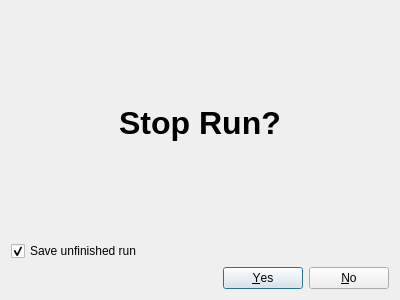
<?xml version="1.0" encoding="UTF-8"?>
<ui version="4.0">
 <class>StopRunDialog</class>
 <widget class="QDialog" name="StopRunDialog">
  <property name="geometry">
   <rect>
    <x>0</x>
    <y>0</y>
    <width>400</width>
    <height>300</height>
   </rect>
  </property>
  <property name="windowTitle">
   <string>Stop Run</string>
  </property>
  <layout class="QGridLayout" name="gridLayout">
   <item row="0" column="0">
    <widget class="QLabel" name="label">
     <property name="font">
      <font>
       <pointsize>24</pointsize>
       <weight>75</weight>
       <bold>true</bold>
      </font>
     </property>
     <property name="text">
      <string>Stop Run?</string>
     </property>
     <property name="scaledContents">
      <bool>false</bool>
     </property>
     <property name="alignment">
      <set>Qt::AlignCenter</set>
     </property>
    </widget>
   </item>
   <item row="3" column="0">
    <widget class="QDialogButtonBox" name="buttonBox">
     <property name="orientation">
      <enum>Qt::Horizontal</enum>
     </property>
     <property name="standardButtons">
      <set>QDialogButtonBox::No|QDialogButtonBox::Yes</set>
     </property>
    </widget>
   </item>
   <item row="2" column="0">
    <widget class="QCheckBox" name="saveProgressCheckBox">
     <property name="toolTip">
      <string>Save the progress in the run so it can be restarted from the current distance</string>
     </property>
     <property name="layoutDirection">
      <enum>Qt::LeftToRight</enum>
     </property>
     <property name="text">
      <string>Save unfinished run</string>
     </property>
     <property name="checked">
      <bool>true</bool>
     </property>
    </widget>
   </item>
  </layout>
 </widget>
 <resources/>
 <connections>
  <connection>
   <sender>buttonBox</sender>
   <signal>accepted()</signal>
   <receiver>StopRunDialog</receiver>
   <slot>accept()</slot>
   <hints>
    <hint type="sourcelabel">
     <x>248</x>
     <y>254</y>
    </hint>
    <hint type="destinationlabel">
     <x>157</x>
     <y>274</y>
    </hint>
   </hints>
  </connection>
  <connection>
   <sender>buttonBox</sender>
   <signal>rejected()</signal>
   <receiver>StopRunDialog</receiver>
   <slot>reject()</slot>
   <hints>
    <hint type="sourcelabel">
     <x>316</x>
     <y>260</y>
    </hint>
    <hint type="destinationlabel">
     <x>286</x>
     <y>274</y>
    </hint>
   </hints>
  </connection>
 </connections>
</ui>
